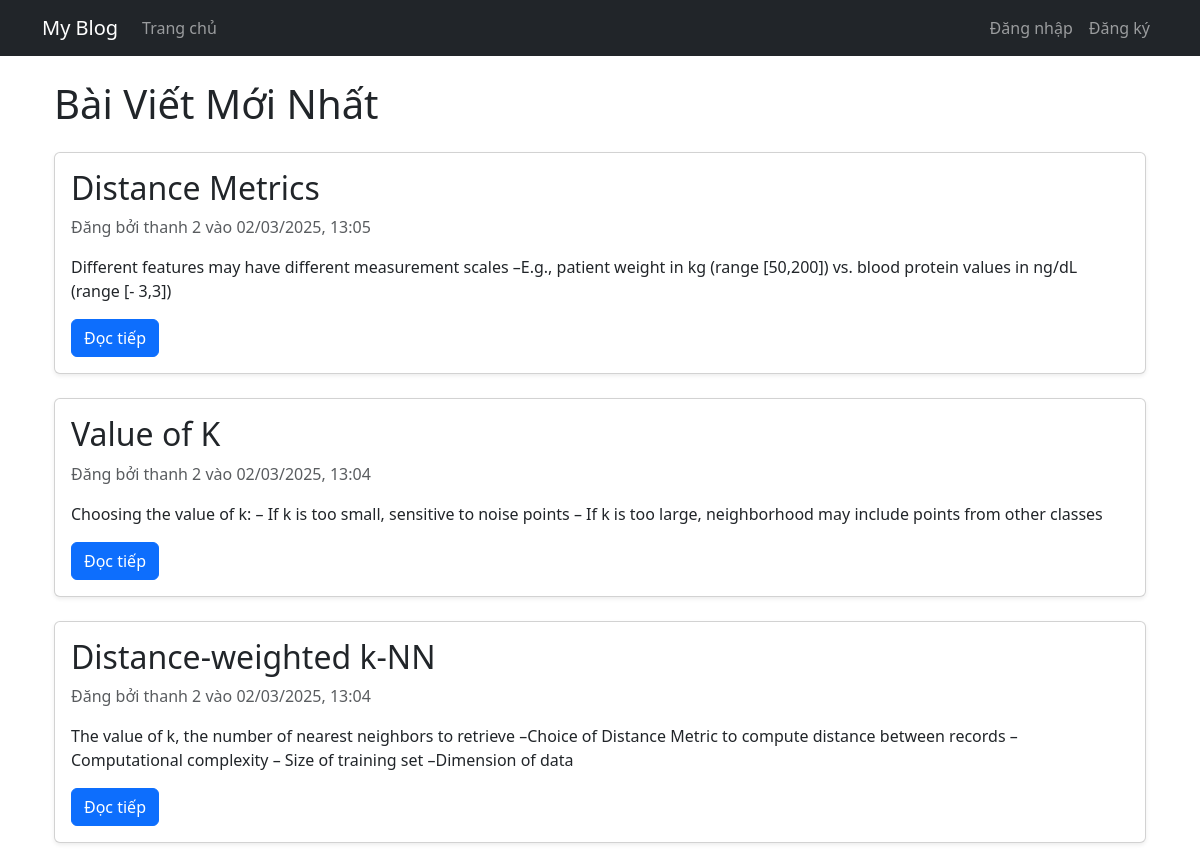
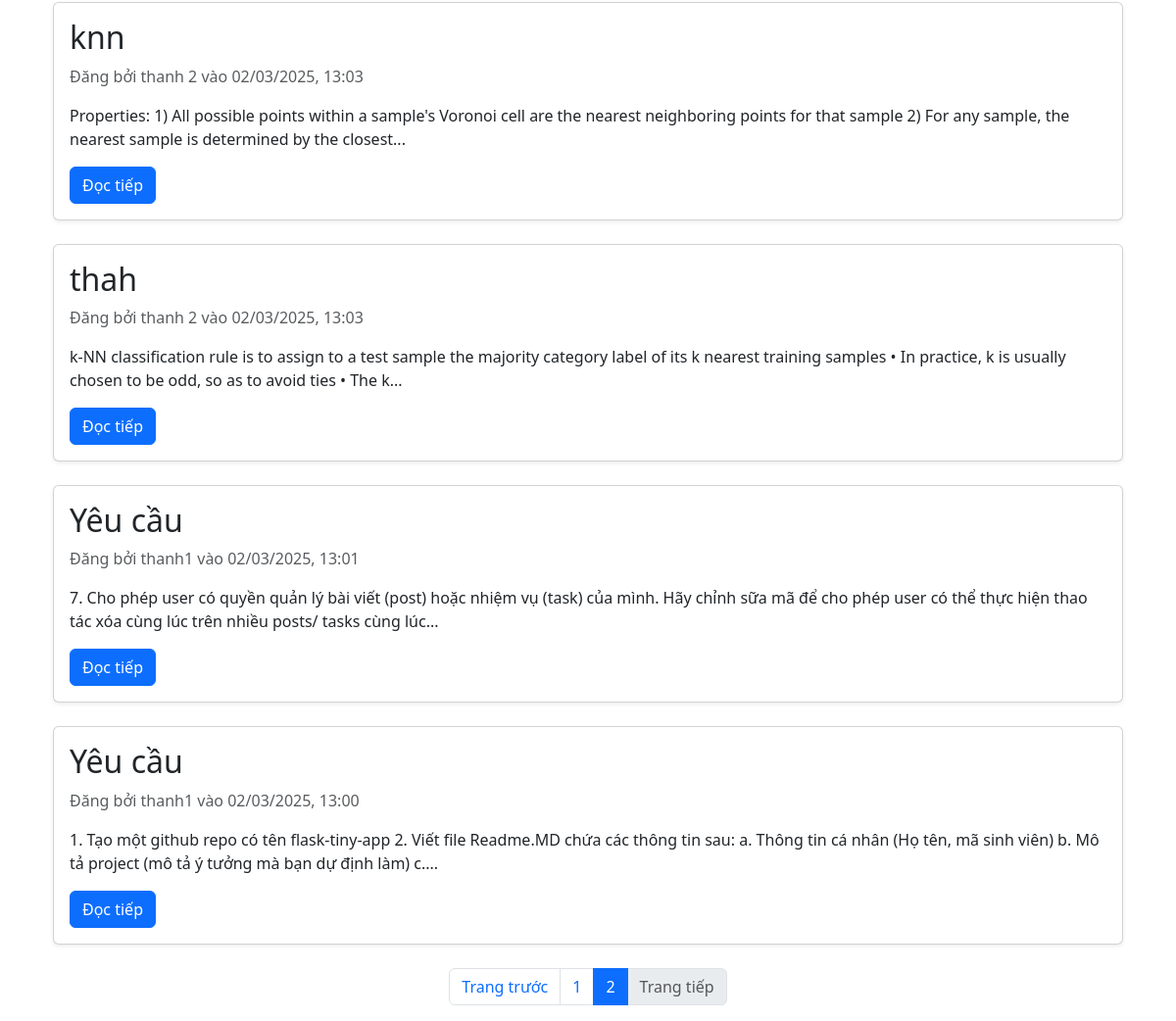
/page/2, run on the app's committed database (2 pictures, top to bottom).
### my_blog/app.py (models this page shows, shortened)
class Post(db.Model):
    id = db.Column(db.Integer, primary_key=True)
    title = db.Column(db.String(100), nullable=False)
    content = db.Column(db.Text, nullable=False)
    date_posted = db.Column(db.DateTime, default=datetime.utcnow)
    user_id = db.Column(db.Integer, db.ForeignKey('user.id'), nullable=False)

class User(db.Model, UserMixin):
    id = db.Column(db.Integer, primary_key=True)
    username = db.Column(db.String(20), unique=True, nullable=False)
    email = db.Column(db.String(120), unique=True, nullable=False)
    password = db.Column(db.String(60), nullable=False)
    posts = db.relationship('Post', backref='author', lazy=True)
    is_admin = db.Column(db.Boolean, default=False)
    is_blocked = db.Column(db.Boolean, default=False)

### my_blog/app.py (the view)
@app.route('/')
@app.route('/page/<int:page>')
def index(page=1):
    per_page = 10
    posts = Post.query.order_by(Post.date_posted.desc()).paginate(page=page, per_page=per_page, error_out=False)
    return render_template('index.html', posts=posts)

### my_blog/templates/index.html (shortened to what this page needs)
{% extends "layout.html" %}
{% block content %}
<div class="container mt-4">
    <h1 class="mb-4">Bài Viết Mới Nhất</h1>
    {% if posts.items %}
        {% for post in posts.items %}
        <div class="card mb-4 shadow-sm">
            <div class="card-body">
                <h2 class="card-title">{{ post.title }}</h2>
                <p class="card-text text-muted">Đăng bởi {{ post.author.username }} vào {{ post.date_posted.strftime('%d/%m/%Y, %H:%M') }}</p>
                <p class="card-text">{{ post.content|truncate(200) }}</p>
                <a href="{{ url_for('post', post_id=post.id) }}" class="btn btn-primary">Đọc tiếp</a>
            </div>
        </div>
        {% endfor %}
        <nav aria-label="Page navigation">
            <ul class="pagination justify-content-center">
                {% if posts.has_prev %}
                <li class="page-item">
                    <a class="page-link" href="{{ url_for('index', page=posts.prev_num) }}">Trang trước</a>
                </li>
                {% else %}
                <li class="page-item disabled">
                    <span class="page-link">Trang trước</span>
                </li>
                {% endif %}
                {% for page_num in posts.iter_pages(left_edge=1, right_edge=1, left_current=2, right_current=2) %}
                    {% if page_num %}
                        {% if page_num == posts.page %}
                        <li class="page-item active">
                            <span class="page-link">{{ page_num }}</span>
                        </li>
                        {% else %}
                        <li class="page-item">
                            <a class="page-link" href="{{ url_for('index', page=page_num) }}">{{ page_num }}</a>
                        </li>
                        {% endif %}
                    {% else %}
                        <li class="page-item disabled">
                            <span class="page-link">...</span>
                        </li>
                    {% endif %}
                {% endfor %}
                {% if posts.has_next %}
                <li class="page-item">
                    <a class="page-link" href="{{ url_for('index', page=posts.next_num) }}">Trang tiếp</a>
                </li>
                {% else %}
                <li class="page-item disabled">
                    <span class="page-link">Trang tiếp</span>
                </li>
                {% endif %}
            </ul>
        </nav>
    {% endif %}
</div>
{% endblock %}

### data on the page
Post: title "Distance Metrics", author.username "thanh 2", date_posted "02/03/2025, 13:05", content "Different features may have different measurement scales –E.g., patient weight in kg (range [50,200]) vs. blood protein values in ng/dL (range [- 3,3])"
Post: title "Value of K", author.username "thanh 2", date_posted "02/03/2025, 13:04", content "Choosing the value of k: – If k is too small, sensitive to noise points – If k is too large, neighborhood may include points from other classes"
Post: title "Distance-weighted k-NN", author.username "thanh 2", date_posted "02/03/2025, 13:04", content "The value of k, the number of nearest neighbors to retrieve –Choice of Distance Metric to compute distance between records –Computational complexity – Size of training set –Dimension of data"
Post: title "knn", author.username "thanh 2", date_posted "02/03/2025, 13:03", content "Properties: 1) All possible points within a sample's Voronoi cell are the nearest neighboring points for that sample 2) For any sample, the nearest sample is determined by the closest..."
Post: title "thah", author.username "thanh 2", date_posted "02/03/2025, 13:03", content "k-NN classification rule is to assign to a test sample the majority category label of its k nearest training samples • In practice, k is usually chosen to be odd, so as to avoid ties • The k..."
Post: title "Yêu cầu", author.username "thanh1", date_posted "02/03/2025, 13:01", content "7. Cho phép user có quyền quản lý bài viết (post) hoặc nhiệm vụ (task) của mình. Hãy chỉnh sữa mã để cho phép user có thể thực hiện thao tác xóa cùng lúc trên nhiều posts/ tasks cùng lúc..."
Post: title "Yêu cầu", author.username "thanh1", date_posted "02/03/2025, 13:00", content "1. Tạo một github repo có tên flask-tiny-app 2. Viết file Readme.MD chứa các thông tin sau: a. Thông tin cá nhân (Họ tên, mã sinh viên) b. Mô tả project (mô tả ý tưởng mà bạn dự định làm) c...."

### other printed values
{{ page_num }} "1"
{{ page_num }} "2"
